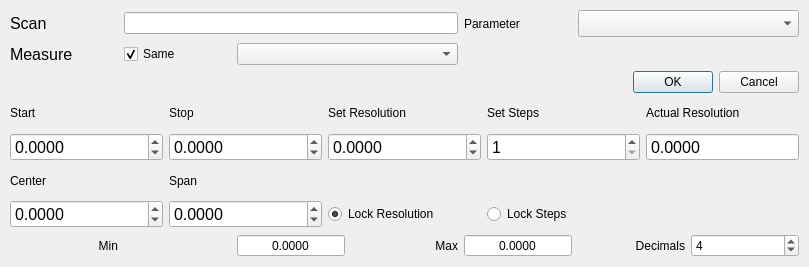
<?xml version="1.0" encoding="UTF-8"?>
<ui version="4.0">
 <class>Form</class>
 <widget class="QWidget" name="Form">
  <property name="geometry">
   <rect>
    <x>0</x>
    <y>0</y>
    <width>809</width>
    <height>267</height>
   </rect>
  </property>
  <property name="sizePolicy">
   <sizepolicy hsizetype="Preferred" vsizetype="Fixed">
    <horstretch>0</horstretch>
    <verstretch>0</verstretch>
   </sizepolicy>
  </property>
  <property name="windowTitle">
   <string>Form</string>
  </property>
  <layout class="QGridLayout" name="gridLayout">
   <property name="margin">
    <number>10</number>
   </property>
   <item row="4" column="4">
    <widget class="QDoubleSpinBox" name="uiMax">
     <property name="alignment">
      <set>Qt::AlignCenter</set>
     </property>
     <property name="readOnly">
      <bool>true</bool>
     </property>
     <property name="buttonSymbols">
      <enum>QAbstractSpinBox::NoButtons</enum>
     </property>
     <property name="keyboardTracking">
      <bool>false</bool>
     </property>
     <property name="decimals">
      <number>4</number>
     </property>
     <property name="minimum">
      <double>-999999999.000000000000000</double>
     </property>
     <property name="maximum">
      <double>999999999.000000000000000</double>
     </property>
     <property name="singleStep">
      <double>0.000100000000000</double>
     </property>
    </widget>
   </item>
   <item row="1" column="0">
    <widget class="QLabel" name="label_14">
     <property name="font">
      <font>
       <pointsize>12</pointsize>
      </font>
     </property>
     <property name="text">
      <string>Measure</string>
     </property>
    </widget>
   </item>
   <item row="4" column="6">
    <widget class="QSpinBox" name="uiDecimals">
     <property name="keyboardTracking">
      <bool>false</bool>
     </property>
     <property name="minimum">
      <number>0</number>
     </property>
     <property name="maximum">
      <number>10</number>
     </property>
     <property name="value">
      <number>4</number>
     </property>
    </widget>
   </item>
   <item row="4" column="0">
    <widget class="QLabel" name="label_2">
     <property name="sizePolicy">
      <sizepolicy hsizetype="Preferred" vsizetype="Preferred">
       <horstretch>0</horstretch>
       <verstretch>0</verstretch>
      </sizepolicy>
     </property>
     <property name="text">
      <string>Min</string>
     </property>
     <property name="alignment">
      <set>Qt::AlignRight|Qt::AlignTrailing|Qt::AlignVCenter</set>
     </property>
    </widget>
   </item>
   <item row="4" column="2">
    <widget class="QDoubleSpinBox" name="uiMin">
     <property name="alignment">
      <set>Qt::AlignCenter</set>
     </property>
     <property name="readOnly">
      <bool>true</bool>
     </property>
     <property name="buttonSymbols">
      <enum>QAbstractSpinBox::NoButtons</enum>
     </property>
     <property name="keyboardTracking">
      <bool>false</bool>
     </property>
     <property name="decimals">
      <number>4</number>
     </property>
     <property name="minimum">
      <double>-999999999.000000000000000</double>
     </property>
     <property name="maximum">
      <double>999999999.000000000000000</double>
     </property>
     <property name="singleStep">
      <double>0.000100000000000</double>
     </property>
    </widget>
   </item>
   <item row="4" column="3">
    <widget class="QLabel" name="label_3">
     <property name="text">
      <string>Max</string>
     </property>
     <property name="alignment">
      <set>Qt::AlignRight|Qt::AlignTrailing|Qt::AlignVCenter</set>
     </property>
    </widget>
   </item>
   <item row="0" column="0">
    <widget class="QLabel" name="label_11">
     <property name="font">
      <font>
       <pointsize>12</pointsize>
      </font>
     </property>
     <property name="text">
      <string>Scan</string>
     </property>
    </widget>
   </item>
   <item row="4" column="5">
    <widget class="QLabel" name="label_4">
     <property name="text">
      <string>Decimals</string>
     </property>
     <property name="alignment">
      <set>Qt::AlignRight|Qt::AlignTrailing|Qt::AlignVCenter</set>
     </property>
    </widget>
   </item>
   <item row="3" column="0" colspan="7">
    <layout class="QGridLayout" name="gridLayout_2">
     <item row="2" column="0">
      <widget class="QDoubleSpinBox" name="uiStart">
       <property name="font">
        <font>
         <pointsize>12</pointsize>
        </font>
       </property>
       <property name="keyboardTracking">
        <bool>false</bool>
       </property>
       <property name="decimals">
        <number>4</number>
       </property>
       <property name="minimum">
        <double>-999999999.000000000000000</double>
       </property>
       <property name="maximum">
        <double>999999999.000000000000000</double>
       </property>
       <property name="singleStep">
        <double>0.000100000000000</double>
       </property>
      </widget>
     </item>
     <item row="4" column="0">
      <widget class="QDoubleSpinBox" name="uiCenter">
       <property name="font">
        <font>
         <pointsize>12</pointsize>
        </font>
       </property>
       <property name="keyboardTracking">
        <bool>false</bool>
       </property>
       <property name="decimals">
        <number>4</number>
       </property>
       <property name="minimum">
        <double>-999999999.000000000000000</double>
       </property>
       <property name="maximum">
        <double>999999999.000000000000000</double>
       </property>
       <property name="singleStep">
        <double>0.000100000000000</double>
       </property>
      </widget>
     </item>
     <item row="3" column="1">
      <widget class="QLabel" name="label_10">
       <property name="text">
        <string>Span</string>
       </property>
      </widget>
     </item>
     <item row="3" column="0">
      <widget class="QLabel" name="label_9">
       <property name="text">
        <string>Center</string>
       </property>
      </widget>
     </item>
     <item row="2" column="4">
      <widget class="QDoubleSpinBox" name="uiActualResolution">
       <property name="font">
        <font>
         <pointsize>12</pointsize>
        </font>
       </property>
       <property name="readOnly">
        <bool>true</bool>
       </property>
       <property name="buttonSymbols">
        <enum>QAbstractSpinBox::NoButtons</enum>
       </property>
       <property name="keyboardTracking">
        <bool>false</bool>
       </property>
       <property name="decimals">
        <number>4</number>
       </property>
       <property name="minimum">
        <double>-999999999.000000000000000</double>
       </property>
       <property name="maximum">
        <double>999999999.000000000000000</double>
       </property>
       <property name="singleStep">
        <double>0.000100000000000</double>
       </property>
      </widget>
     </item>
     <item row="2" column="2">
      <widget class="QDoubleSpinBox" name="uiSetResolution">
       <property name="font">
        <font>
         <pointsize>12</pointsize>
        </font>
       </property>
       <property name="keyboardTracking">
        <bool>false</bool>
       </property>
       <property name="decimals">
        <number>4</number>
       </property>
       <property name="minimum">
        <double>-999999999.000000000000000</double>
       </property>
       <property name="maximum">
        <double>999999999.000000000000000</double>
       </property>
       <property name="singleStep">
        <double>0.000100000000000</double>
       </property>
      </widget>
     </item>
     <item row="4" column="1">
      <widget class="QDoubleSpinBox" name="uiSpan">
       <property name="font">
        <font>
         <pointsize>12</pointsize>
        </font>
       </property>
       <property name="keyboardTracking">
        <bool>false</bool>
       </property>
       <property name="decimals">
        <number>4</number>
       </property>
       <property name="minimum">
        <double>-999999999.000000000000000</double>
       </property>
       <property name="maximum">
        <double>999999999.000000000000000</double>
       </property>
       <property name="singleStep">
        <double>0.000100000000000</double>
       </property>
      </widget>
     </item>
     <item row="1" column="1">
      <widget class="QLabel" name="label_5">
       <property name="text">
        <string>Stop</string>
       </property>
      </widget>
     </item>
     <item row="1" column="3">
      <widget class="QLabel" name="label_7">
       <property name="text">
        <string>Set Steps</string>
       </property>
      </widget>
     </item>
     <item row="4" column="3">
      <widget class="QRadioButton" name="uiLockSteps">
       <property name="text">
        <string>Lock Steps</string>
       </property>
       <attribute name="buttonGroup">
        <string notr="true">buttonGroup</string>
       </attribute>
      </widget>
     </item>
     <item row="2" column="3">
      <widget class="QSpinBox" name="uiSteps">
       <property name="font">
        <font>
         <pointsize>12</pointsize>
        </font>
       </property>
       <property name="keyboardTracking">
        <bool>false</bool>
       </property>
       <property name="minimum">
        <number>1</number>
       </property>
       <property name="maximum">
        <number>999999999</number>
       </property>
      </widget>
     </item>
     <item row="4" column="2">
      <widget class="QRadioButton" name="uiLockResolution">
       <property name="text">
        <string>Lock Resolution</string>
       </property>
       <property name="checked">
        <bool>true</bool>
       </property>
       <attribute name="buttonGroup">
        <string notr="true">buttonGroup</string>
       </attribute>
      </widget>
     </item>
     <item row="2" column="1">
      <widget class="QDoubleSpinBox" name="uiStop">
       <property name="font">
        <font>
         <pointsize>12</pointsize>
        </font>
       </property>
       <property name="keyboardTracking">
        <bool>false</bool>
       </property>
       <property name="decimals">
        <number>4</number>
       </property>
       <property name="minimum">
        <double>-999999999.000000000000000</double>
       </property>
       <property name="maximum">
        <double>999999999.000000000000000</double>
       </property>
       <property name="singleStep">
        <double>0.000100000000000</double>
       </property>
      </widget>
     </item>
     <item row="1" column="4">
      <widget class="QLabel" name="label_8">
       <property name="text">
        <string>Actual Resolution</string>
       </property>
      </widget>
     </item>
     <item row="1" column="2">
      <widget class="QLabel" name="label_6">
       <property name="text">
        <string>Set Resolution</string>
       </property>
      </widget>
     </item>
     <item row="1" column="0">
      <widget class="QLabel" name="label">
       <property name="text">
        <string>Start</string>
       </property>
      </widget>
     </item>
    </layout>
   </item>
   <item row="0" column="4">
    <widget class="QLabel" name="label_13">
     <property name="text">
      <string>Parameter</string>
     </property>
    </widget>
   </item>
   <item row="0" column="5" colspan="2">
    <widget class="QComboBox" name="parameter">
     <property name="font">
      <font>
       <pointsize>12</pointsize>
      </font>
     </property>
    </widget>
   </item>
   <item row="1" column="2" colspan="2">
    <widget class="QComboBox" name="measure"/>
   </item>
   <item row="1" column="1">
    <widget class="QCheckBox" name="same">
     <property name="text">
      <string>Same</string>
     </property>
     <property name="checked">
      <bool>true</bool>
     </property>
    </widget>
   </item>
   <item row="2" column="2" colspan="5">
    <widget class="QDialogButtonBox" name="buttons">
     <property name="standardButtons">
      <set>QDialogButtonBox::Cancel|QDialogButtonBox::Ok</set>
     </property>
     <property name="centerButtons">
      <bool>false</bool>
     </property>
    </widget>
   </item>
   <item row="0" column="1" colspan="3">
    <widget class="QLineEdit" name="scan">
     <property name="readOnly">
      <bool>true</bool>
     </property>
    </widget>
   </item>
  </layout>
 </widget>
 <resources/>
 <connections/>
 <buttongroups>
  <buttongroup name="buttonGroup"/>
 </buttongroups>
</ui>
